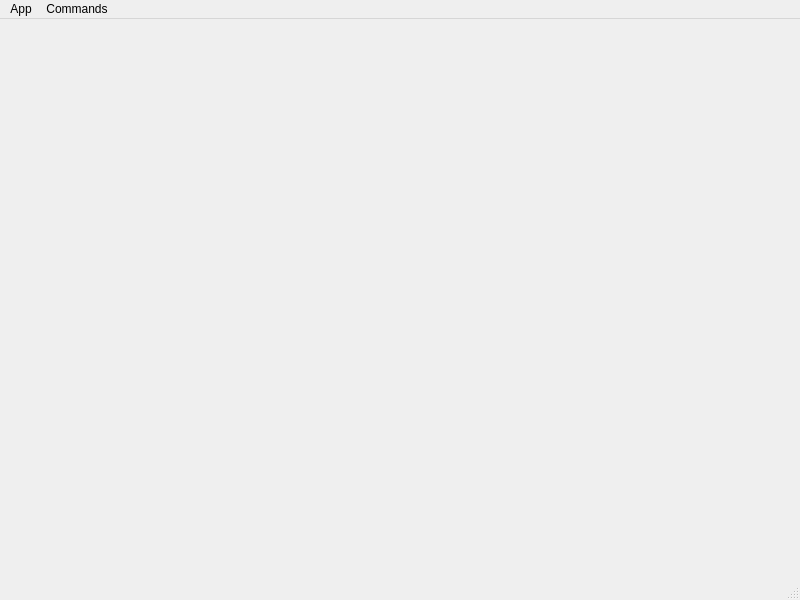
<?xml version="1.0" encoding="UTF-8"?>
<ui version="4.0">
 <class>MainWindow</class>
 <widget class="QMainWindow" name="MainWindow">
  <property name="geometry">
   <rect>
    <x>0</x>
    <y>0</y>
    <width>800</width>
    <height>600</height>
   </rect>
  </property>
  <property name="windowTitle">
   <string>MainWindow</string>
  </property>
  <widget class="QWidget" name="centralwidget"/>
  <widget class="QMenuBar" name="menubar">
   <property name="geometry">
    <rect>
     <x>0</x>
     <y>0</y>
     <width>800</width>
     <height>25</height>
    </rect>
   </property>
   <widget class="QMenu" name="menuApp">
    <property name="title">
     <string>App</string>
    </property>
    <addaction name="separator"/>
   </widget>
   <widget class="QMenu" name="menuCommands">
    <property name="title">
     <string>Commands</string>
    </property>
    <addaction name="actionNew_task"/>
   </widget>
   <addaction name="menuApp"/>
   <addaction name="menuCommands"/>
  </widget>
  <widget class="QStatusBar" name="statusbar"/>
  <action name="actionNew_task">
   <property name="text">
    <string>New task</string>
   </property>
  </action>
 </widget>
 <resources/>
 <connections/>
</ui>
